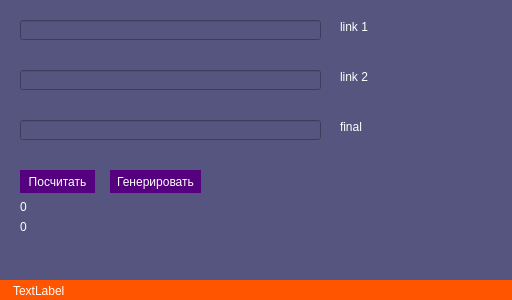
<?xml version="1.0" encoding="UTF-8"?>
<ui version="4.0">
 <class>MainWindow</class>
 <widget class="QMainWindow" name="MainWindow">
  <property name="geometry">
   <rect>
    <x>0</x>
    <y>0</y>
    <width>512</width>
    <height>300</height>
   </rect>
  </property>
  <property name="minimumSize">
   <size>
    <width>512</width>
    <height>300</height>
   </size>
  </property>
  <property name="maximumSize">
   <size>
    <width>512</width>
    <height>300</height>
   </size>
  </property>
  <property name="windowTitle">
   <string>MainWindow</string>
  </property>
  <property name="styleSheet">
   <string notr="true">background-color: rgb(85, 85, 127);</string>
  </property>
  <widget class="QWidget" name="centralwidget">
   <widget class="QLineEdit" name="linkOne">
    <property name="geometry">
     <rect>
      <x>20</x>
      <y>20</y>
      <width>301</width>
      <height>20</height>
     </rect>
    </property>
    <property name="styleSheet">
     <string notr="true">color: rgb(255, 255, 255);</string>
    </property>
   </widget>
   <widget class="QLineEdit" name="linkTwo">
    <property name="geometry">
     <rect>
      <x>20</x>
      <y>70</y>
      <width>301</width>
      <height>20</height>
     </rect>
    </property>
    <property name="styleSheet">
     <string notr="true">color: rgb(255, 255, 255);</string>
    </property>
   </widget>
   <widget class="QLineEdit" name="linkFinal">
    <property name="geometry">
     <rect>
      <x>20</x>
      <y>120</y>
      <width>301</width>
      <height>20</height>
     </rect>
    </property>
    <property name="styleSheet">
     <string notr="true">color: rgb(255, 255, 255);</string>
    </property>
   </widget>
   <widget class="QPushButton" name="calculaterNft">
    <property name="geometry">
     <rect>
      <x>20</x>
      <y>170</y>
      <width>75</width>
      <height>23</height>
     </rect>
    </property>
    <property name="styleSheet">
     <string notr="true">background-color: rgb(85, 0, 127);
color: rgb(255, 255, 255);
border: none;</string>
    </property>
    <property name="text">
     <string>Посчитать</string>
    </property>
   </widget>
   <widget class="QPushButton" name="generatorNgt">
    <property name="geometry">
     <rect>
      <x>110</x>
      <y>170</y>
      <width>91</width>
      <height>23</height>
     </rect>
    </property>
    <property name="styleSheet">
     <string notr="true">background-color: rgb(85, 0, 127);
color: rgb(255, 255, 255);
border: none;</string>
    </property>
    <property name="text">
     <string>Генерировать</string>
    </property>
   </widget>
   <widget class="QLabel" name="consoleTxt">
    <property name="geometry">
     <rect>
      <x>0</x>
      <y>280</y>
      <width>521</width>
      <height>21</height>
     </rect>
    </property>
    <property name="styleSheet">
     <string notr="true">background-color: rgb(255, 85, 0);
color: rgb(255, 255, 255);
padding-left: 10px;</string>
    </property>
    <property name="text">
     <string>TextLabel</string>
    </property>
   </widget>
   <widget class="QLabel" name="label_2">
    <property name="geometry">
     <rect>
      <x>340</x>
      <y>20</y>
      <width>47</width>
      <height>13</height>
     </rect>
    </property>
    <property name="styleSheet">
     <string notr="true">color: rgb(255, 255, 255);</string>
    </property>
    <property name="text">
     <string>link 1</string>
    </property>
   </widget>
   <widget class="QLabel" name="label_3">
    <property name="geometry">
     <rect>
      <x>340</x>
      <y>70</y>
      <width>47</width>
      <height>13</height>
     </rect>
    </property>
    <property name="styleSheet">
     <string notr="true">color: rgb(255, 255, 255);</string>
    </property>
    <property name="text">
     <string>link 2</string>
    </property>
   </widget>
   <widget class="QLabel" name="label_4">
    <property name="geometry">
     <rect>
      <x>340</x>
      <y>120</y>
      <width>47</width>
      <height>13</height>
     </rect>
    </property>
    <property name="styleSheet">
     <string notr="true">color: rgb(255, 255, 255);</string>
    </property>
    <property name="text">
     <string>final</string>
    </property>
   </widget>
   <widget class="QLabel" name="timeGN">
    <property name="geometry">
     <rect>
      <x>20</x>
      <y>200</y>
      <width>47</width>
      <height>13</height>
     </rect>
    </property>
    <property name="styleSheet">
     <string notr="true">color: rgb(255, 255, 255);</string>
    </property>
    <property name="text">
     <string>0</string>
    </property>
   </widget>
   <widget class="QLabel" name="itemGN">
    <property name="geometry">
     <rect>
      <x>20</x>
      <y>220</y>
      <width>47</width>
      <height>13</height>
     </rect>
    </property>
    <property name="styleSheet">
     <string notr="true">color: rgb(255, 255, 255);</string>
    </property>
    <property name="text">
     <string>0</string>
    </property>
   </widget>
  </widget>
 </widget>
 <resources/>
 <connections/>
</ui>
